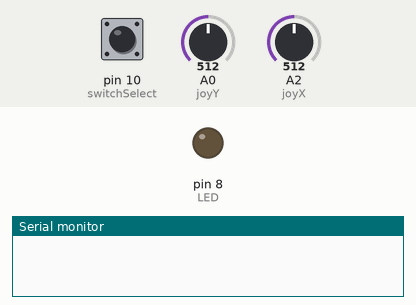
A sketch run on a simulated Arduino Uno, built with avr-gcc and run on an emulated ATmega328P. On the bench: output pins drawn as LEDs (lit = HIGH), the last lines printed to the serial monitor. Inputs (shaded band) come from the test bench; at power-on: pin 10 (switchSelect) LOW, A0 (joyY) = 512, A2 (joyX) = 512. No radio packets arrive unless stated.

Above: at 1.2 s.
1.3 s: pin 10 (switchSelect) pulled HIGH for 0.15 s
At 1.4 s:
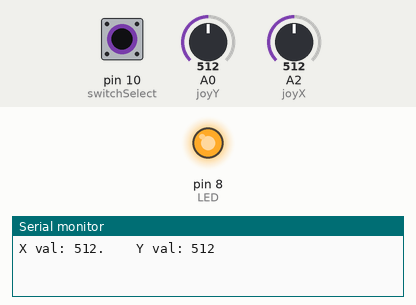
3.0 s: pin 10 (switchSelect) pulled HIGH for 3.2 s
At 6.9 s:
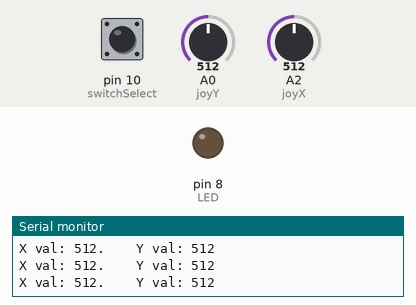
Timing chart, 0 to 8.4 s (numbered marks = the images above; inputs shaded):
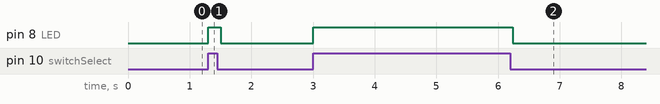

The sketch:

Controller.ino
```cpp
#include <SPI.h> // Handles SPI communicaton
#include <nRF24L01.h> // Control nRF module
#include <RF24.h> // Control nRF module

// ------------ PINS -------------

// DIGITAL
int NRF_CE = 2;
int NRF_CSN = 3;
int NRF_MOSI = 11;
int NRF_MISO = 12;
int NRF_SCK = 13;
int LED = 8;
int switchSelect = 10;

// ANALOG
int joyY = A0;
int joyX = A2;

// ------------ VARIABLES -------------

int xyPosition[2];

RF24 communication(NRF_CE, NRF_CSN); // CE, CSN

const byte address[6] = "88888";

void setup() {
    // Initialize serial communication
    Serial.begin(9600);

    // nRF communication setup
    communication.begin();
    communication.openWritingPipe(address); // set address
    communication.stopListening(); // set as transceiver

    // Output pins
    pinMode(LED, OUTPUT);

    // Input pins
    pinMode(joyX, INPUT);
    pinMode(joyY, INPUT);
    pinMode(switchSelect, INPUT);
}

void loop() {

  if(digitalRead(switchSelect) == HIGH){
    digitalWrite(LED, HIGH);
    readJoystick(); // send out joystick positions to robot through nRF
    delay(100);
  }else{
    digitalWrite(LED, LOW); // turn off LED and don't send joystick positions to robot
  }

}

void readJoystick(){

  xyPosition[0] = analogRead(joyX);
  xyPosition[1] = analogRead(joyY);

  Serial.print("X val: ");
  Serial.print(xyPosition[0]);
  Serial.print(".    ");
  Serial.print("Y val: ");
  Serial.println(xyPosition[1]);


  if(digitalRead(switchSelect) == HIGH){
    communication.write(&xyPosition, sizeof(xyPosition));
    delay(100);
  }
}
```

Measured:
- after the input at 1.3 s, pin 8 (LED): LOW → HIGH at once, → LOW 0.20 s later
- after the input at 3.0 s, pin 8 (LED): LOW → HIGH at once, → LOW 3.2 s later
